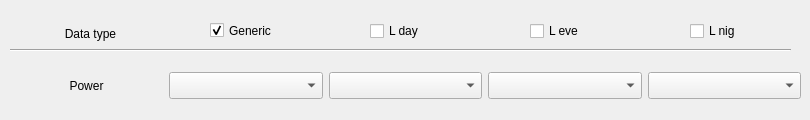
     <widget class="QWidget" name="road_power_page">
      <widget class="QWidget" name="layoutWidget">
       <property name="geometry">
        <rect>
         <x>10</x>
         <y>60</y>
         <width>791</width>
         <height>51</height>
        </rect>
       </property>
       <layout class="QHBoxLayout" name="horizontalLayout_8">
        <item>
         <widget class="QLabel" name="n_l_label_14">
          <property name="maximumSize">
           <size>
            <width>16777215</width>
            <height>27</height>
           </size>
          </property>
          <property name="text">
           <string>Power</string>
          </property>
          <property name="alignment">
           <set>Qt::AlignCenter</set>
          </property>
         </widget>
        </item>
        <item>
         <widget class="QComboBox" name="POWER_R_L_gen_comboBox">
          <property name="maximumSize">
           <size>
            <width>16777215</width>
            <height>27</height>
           </size>
          </property>
         </widget>
        </item>
        <item>
         <widget class="QComboBox" name="POWER_R_L_day_comboBox">
          <property name="maximumSize">
           <size>
            <width>16777215</width>
            <height>27</height>
           </size>
          </property>
         </widget>
        </item>
        <item>
         <widget class="QComboBox" name="POWER_R_L_eve_comboBox">
          <property name="maximumSize">
           <size>
            <width>16777215</width>
            <height>27</height>
           </size>
          </property>
         </widget>
        </item>
        <item>
         <widget class="QComboBox" name="POWER_R_L_nig_comboBox">
          <property name="maximumSize">
           <size>
            <width>16777215</width>
            <height>27</height>
           </size>
          </property>
         </widget>
        </item>
       </layout>
      </widget>
      <widget class="QCheckBox" name="POWER_R_L_nig_checkBox">
       <property name="geometry">
        <rect>
         <x>690</x>
         <y>20</y>
         <width>81</width>
         <height>22</height>
        </rect>
       </property>
       <property name="text">
        <string>L nig</string>
       </property>
       <property name="checked">
        <bool>false</bool>
       </property>
      </widget>
      <widget class="Line" name="line_10">
       <property name="windowModality">
        <enum>Qt::NonModal</enum>
       </property>
       <property name="geometry">
        <rect>
         <x>10</x>
         <y>40</y>
         <width>781</width>
         <height>20</height>
        </rect>
       </property>
       <property name="orientation">
        <enum>Qt::Horizontal</enum>
       </property>
      </widget>
      <widget class="QCheckBox" name="POWER_R_L_gen_checkBox">
       <property name="geometry">
        <rect>
         <x>210</x>
         <y>20</y>
         <width>91</width>
         <height>21</height>
        </rect>
       </property>
       <property name="text">
        <string>Generic</string>
       </property>
       <property name="checked">
        <bool>true</bool>
       </property>
      </widget>
      <widget class="QLabel" name="implementation_label_23">
       <property name="geometry">
        <rect>
         <x>40</x>
         <y>26</y>
         <width>101</width>
         <height>16</height>
        </rect>
       </property>
       <property name="sizePolicy">
        <sizepolicy hsizetype="Fixed" vsizetype="Fixed">
         <horstretch>0</horstretch>
         <verstretch>0</verstretch>
        </sizepolicy>
       </property>
       <property name="text">
        <string>Data type</string>
       </property>
       <property name="alignment">
        <set>Qt::AlignCenter</set>
       </property>
      </widget>
      <widget class="QCheckBox" name="POWER_R_L_eve_checkBox">
       <property name="geometry">
        <rect>
         <x>530</x>
         <y>20</y>
         <width>71</width>
         <height>22</height>
        </rect>
       </property>
       <property name="text">
        <string>L eve</string>
       </property>
       <property name="checked">
        <bool>false</bool>
       </property>
      </widget>
      <widget class="QCheckBox" name="POWER_R_L_day_checkBox">
       <property name="geometry">
        <rect>
         <x>370</x>
         <y>20</y>
         <width>81</width>
         <height>22</height>
        </rect>
       </property>
       <property name="text">
        <string>L day</string>
       </property>
       <property name="checked">
        <bool>false</bool>
       </property>
      </widget>
     </widget>
